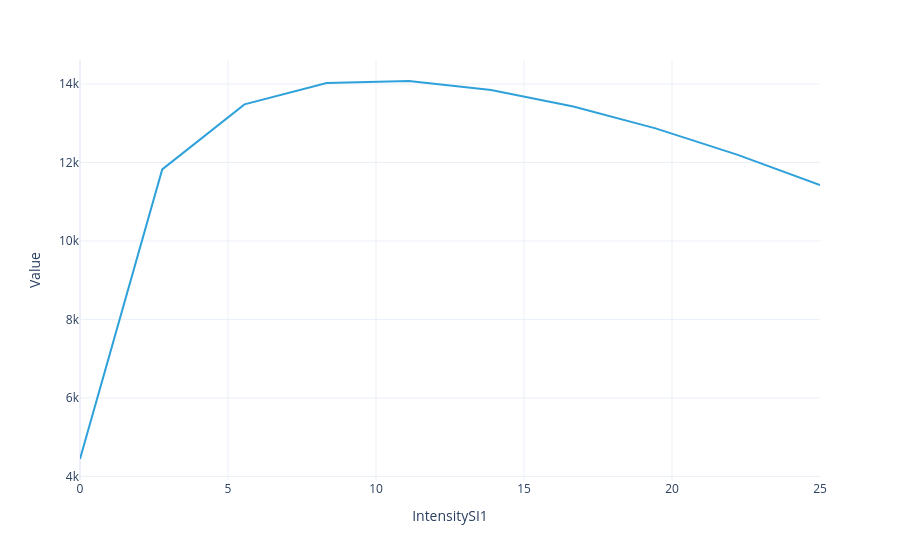

The notebook cell saved with this chart:
### Markdown cell above
Plot the total flux to show the optimal value of repump intensity for these conditions:

### Code cell
model.total_flux(sol).visualize()

### Figure 1 — Plotly figure (JSON) as saved in the notebook; plotly's stock layout.template omitted (floating-point values rounded to 4 significant figures)
{"data": [{"hovertemplate": "IntensitySI1=%{x}<br>Value=%{y}<extra></extra>", "legendgroup": "", "line": {"color": "#2fa1da", "dash": "solid"}, "marker": {"symbol": "circle"}, "mode": "lines", "name": "", "orientation": "v", "showlegend": false, "type": "scatter", "x": [0.0, 2.778, 5.556, 8.333, 11.11, 13.89, 16.67, 19.44, 22.22, 25.0], "xaxis": "x", "y": [4444.0, 11820.0, 13480.0, 14020.0, 14080.0, 13850.0, 13430.0, 12870.0, 12190.0, 11420.0], "yaxis": "y"}], "layout": {"legend": {"title": {}, "tracegroupgap": 0}, "margin": {"t": 60}, "xaxis": {"anchor": "y", "domain": [0, 1], "title": {"text": "IntensitySI1"}}, "yaxis": {"anchor": "x", "domain": [0, 1], "title": {"text": "Value"}}}}
